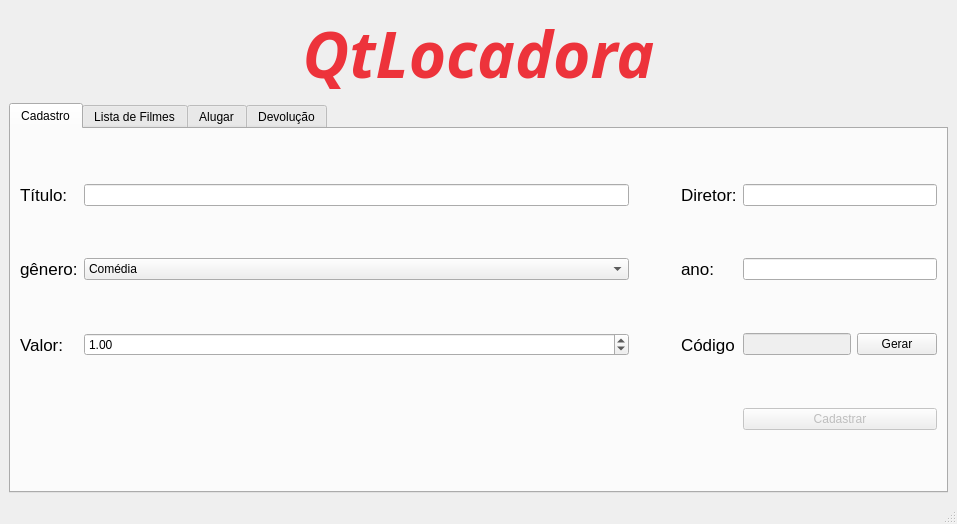
<?xml version="1.0" encoding="UTF-8"?>
<ui version="4.0">
 <class>MainWindow</class>
 <widget class="QMainWindow" name="MainWindow">
  <property name="geometry">
   <rect>
    <x>0</x>
    <y>0</y>
    <width>957</width>
    <height>524</height>
   </rect>
  </property>
  <property name="sizePolicy">
   <sizepolicy hsizetype="Expanding" vsizetype="Expanding">
    <horstretch>0</horstretch>
    <verstretch>0</verstretch>
   </sizepolicy>
  </property>
  <property name="windowTitle">
   <string>MainWindow</string>
  </property>
  <widget class="QWidget" name="centralwidget">
   <property name="enabled">
    <bool>true</bool>
   </property>
   <layout class="QVBoxLayout" name="verticalLayout_2">
    <item>
     <layout class="QVBoxLayout" name="verticalLayout">
      <item>
       <widget class="QLabel" name="label">
        <property name="font">
         <font>
          <family>JetBrains Mono</family>
          <pointsize>48</pointsize>
          <italic>true</italic>
          <bold>true</bold>
          <underline>false</underline>
          <strikeout>false</strikeout>
         </font>
        </property>
        <property name="styleSheet">
         <string notr="true">color: rgb(237, 51, 59);</string>
        </property>
        <property name="text">
         <string>QtLocadora</string>
        </property>
        <property name="scaledContents">
         <bool>true</bool>
        </property>
        <property name="alignment">
         <set>Qt::AlignCenter</set>
        </property>
       </widget>
      </item>
      <item>
       <widget class="QTabWidget" name="tabWidget">
        <property name="currentIndex">
         <number>0</number>
        </property>
        <widget class="QWidget" name="tab">
         <attribute name="title">
          <string>Cadastro</string>
         </attribute>
         <layout class="QGridLayout" name="gridLayout_2">
          <item row="0" column="0">
           <layout class="QGridLayout" name="gridLayout">
            <item row="3" column="2">
             <widget class="QComboBox" name="genero_cb">
              <property name="sizePolicy">
               <sizepolicy hsizetype="Preferred" vsizetype="Fixed">
                <horstretch>0</horstretch>
                <verstretch>0</verstretch>
               </sizepolicy>
              </property>
              <item>
               <property name="text">
                <string>Comédia</string>
               </property>
              </item>
              <item>
               <property name="text">
                <string>Ficção Científica</string>
               </property>
              </item>
              <item>
               <property name="text">
                <string>Drama</string>
               </property>
              </item>
              <item>
               <property name="text">
                <string>Terror</string>
               </property>
              </item>
              <item>
               <property name="text">
                <string>Ação</string>
               </property>
              </item>
             </widget>
            </item>
            <item row="6" column="2">
             <spacer name="verticalSpacer_4">
              <property name="orientation">
               <enum>Qt::Vertical</enum>
              </property>
              <property name="sizeHint" stdset="0">
               <size>
                <width>20</width>
                <height>40</height>
               </size>
              </property>
             </spacer>
            </item>
            <item row="1" column="5" colspan="2">
             <widget class="QLineEdit" name="diretor_edit"/>
            </item>
            <item row="1" column="0">
             <widget class="QLabel" name="label_2">
              <property name="font">
               <font>
                <pointsize>13</pointsize>
               </font>
              </property>
              <property name="text">
               <string>Título:</string>
              </property>
             </widget>
            </item>
            <item row="1" column="4">
             <widget class="QLabel" name="label_3">
              <property name="font">
               <font>
                <pointsize>13</pointsize>
               </font>
              </property>
              <property name="text">
               <string>Diretor:</string>
              </property>
             </widget>
            </item>
            <item row="1" column="3">
             <spacer name="horizontalSpacer">
              <property name="orientation">
               <enum>Qt::Horizontal</enum>
              </property>
              <property name="sizeHint" stdset="0">
               <size>
                <width>40</width>
                <height>20</height>
               </size>
              </property>
             </spacer>
            </item>
            <item row="5" column="2">
             <widget class="QDoubleSpinBox" name="valor_box">
              <property name="value">
               <double>1.000000000000000</double>
              </property>
             </widget>
            </item>
            <item row="3" column="4">
             <widget class="QLabel" name="label_6">
              <property name="font">
               <font>
                <pointsize>13</pointsize>
               </font>
              </property>
              <property name="text">
               <string>ano:</string>
              </property>
             </widget>
            </item>
            <item row="1" column="2">
             <widget class="QLineEdit" name="titulo_edit">
              <property name="sizePolicy">
               <sizepolicy hsizetype="Expanding" vsizetype="Fixed">
                <horstretch>1</horstretch>
                <verstretch>0</verstretch>
               </sizepolicy>
              </property>
              <property name="text">
               <string/>
              </property>
             </widget>
            </item>
            <item row="4" column="2">
             <spacer name="verticalSpacer_3">
              <property name="orientation">
               <enum>Qt::Vertical</enum>
              </property>
              <property name="sizeHint" stdset="0">
               <size>
                <width>20</width>
                <height>40</height>
               </size>
              </property>
             </spacer>
            </item>
            <item row="5" column="5">
             <widget class="QLineEdit" name="codigo_edit">
              <property name="enabled">
               <bool>false</bool>
              </property>
             </widget>
            </item>
            <item row="3" column="0">
             <widget class="QLabel" name="label_4">
              <property name="font">
               <font>
                <pointsize>13</pointsize>
               </font>
              </property>
              <property name="text">
               <string>gênero:</string>
              </property>
             </widget>
            </item>
            <item row="5" column="0">
             <widget class="QLabel" name="label_5">
              <property name="font">
               <font>
                <pointsize>13</pointsize>
               </font>
              </property>
              <property name="text">
               <string>Valor:</string>
              </property>
             </widget>
            </item>
            <item row="8" column="5">
             <spacer name="verticalSpacer_5">
              <property name="orientation">
               <enum>Qt::Vertical</enum>
              </property>
              <property name="sizeHint" stdset="0">
               <size>
                <width>20</width>
                <height>40</height>
               </size>
              </property>
             </spacer>
            </item>
            <item row="5" column="6">
             <widget class="QPushButton" name="gerar_cod_btn">
              <property name="text">
               <string>Gerar</string>
              </property>
             </widget>
            </item>
            <item row="5" column="4">
             <widget class="QLabel" name="label_7">
              <property name="font">
               <font>
                <pointsize>13</pointsize>
               </font>
              </property>
              <property name="text">
               <string>Código</string>
              </property>
             </widget>
            </item>
            <item row="7" column="5" colspan="2">
             <widget class="QPushButton" name="cadastrar_btn">
              <property name="enabled">
               <bool>false</bool>
              </property>
              <property name="text">
               <string>Cadastrar</string>
              </property>
             </widget>
            </item>
            <item row="2" column="2">
             <spacer name="verticalSpacer">
              <property name="orientation">
               <enum>Qt::Vertical</enum>
              </property>
              <property name="sizeHint" stdset="0">
               <size>
                <width>20</width>
                <height>40</height>
               </size>
              </property>
             </spacer>
            </item>
            <item row="0" column="2">
             <spacer name="verticalSpacer_2">
              <property name="orientation">
               <enum>Qt::Vertical</enum>
              </property>
              <property name="sizeHint" stdset="0">
               <size>
                <width>20</width>
                <height>40</height>
               </size>
              </property>
             </spacer>
            </item>
            <item row="3" column="5" colspan="2">
             <widget class="QLineEdit" name="ano_edit"/>
            </item>
            <item row="8" column="2" colspan="3">
             <widget class="QLabel" name="mensagem_label">
              <property name="font">
               <font>
                <pointsize>15</pointsize>
                <bold>true</bold>
               </font>
              </property>
              <property name="styleSheet">
               <string notr="true">color: rgb(224, 27, 36);</string>
              </property>
              <property name="text">
               <string/>
              </property>
              <property name="alignment">
               <set>Qt::AlignCenter</set>
              </property>
              <property name="wordWrap">
               <bool>true</bool>
              </property>
             </widget>
            </item>
           </layout>
          </item>
         </layout>
        </widget>
        <widget class="QWidget" name="tab_2">
         <attribute name="title">
          <string>Lista de Filmes</string>
         </attribute>
         <widget class="QWidget" name="gridLayoutWidget_2">
          <property name="geometry">
           <rect>
            <x>9</x>
            <y>9</y>
            <width>911</width>
            <height>311</height>
           </rect>
          </property>
          <layout class="QHBoxLayout" name="horizontalLayout">
           <item>
            <widget class="QTableWidget" name="filmes_table">
             <property name="autoFillBackground">
              <bool>false</bool>
             </property>
             <property name="sortingEnabled">
              <bool>true</bool>
             </property>
             <attribute name="horizontalHeaderVisible">
              <bool>true</bool>
             </attribute>
             <attribute name="horizontalHeaderCascadingSectionResizes">
              <bool>true</bool>
             </attribute>
             <attribute name="horizontalHeaderDefaultSectionSize">
              <number>150</number>
             </attribute>
             <attribute name="horizontalHeaderStretchLastSection">
              <bool>true</bool>
             </attribute>
             <column>
              <property name="text">
               <string>Código</string>
              </property>
             </column>
             <column>
              <property name="text">
               <string>Título</string>
              </property>
             </column>
             <column>
              <property name="text">
               <string>Diretor</string>
              </property>
             </column>
             <column>
              <property name="text">
               <string>Ano</string>
              </property>
             </column>
             <column>
              <property name="text">
               <string>Preço</string>
              </property>
             </column>
             <column>
              <property name="text">
               <string>Situação</string>
              </property>
             </column>
            </widget>
           </item>
          </layout>
         </widget>
        </widget>
        <widget class="QWidget" name="tab_3">
         <attribute name="title">
          <string>Alugar</string>
         </attribute>
        </widget>
        <widget class="QWidget" name="tab_4">
         <attribute name="title">
          <string>Devolução</string>
         </attribute>
        </widget>
       </widget>
      </item>
     </layout>
    </item>
   </layout>
  </widget>
  <widget class="QMenuBar" name="menubar">
   <property name="geometry">
    <rect>
     <x>0</x>
     <y>0</y>
     <width>957</width>
     <height>22</height>
    </rect>
   </property>
  </widget>
  <widget class="QStatusBar" name="statusbar"/>
 </widget>
 <tabstops>
  <tabstop>titulo_edit</tabstop>
  <tabstop>diretor_edit</tabstop>
  <tabstop>genero_cb</tabstop>
  <tabstop>ano_edit</tabstop>
  <tabstop>valor_box</tabstop>
  <tabstop>gerar_cod_btn</tabstop>
  <tabstop>cadastrar_btn</tabstop>
  <tabstop>codigo_edit</tabstop>
  <tabstop>tabWidget</tabstop>
  <tabstop>filmes_table</tabstop>
 </tabstops>
 <resources/>
 <connections/>
</ui>
